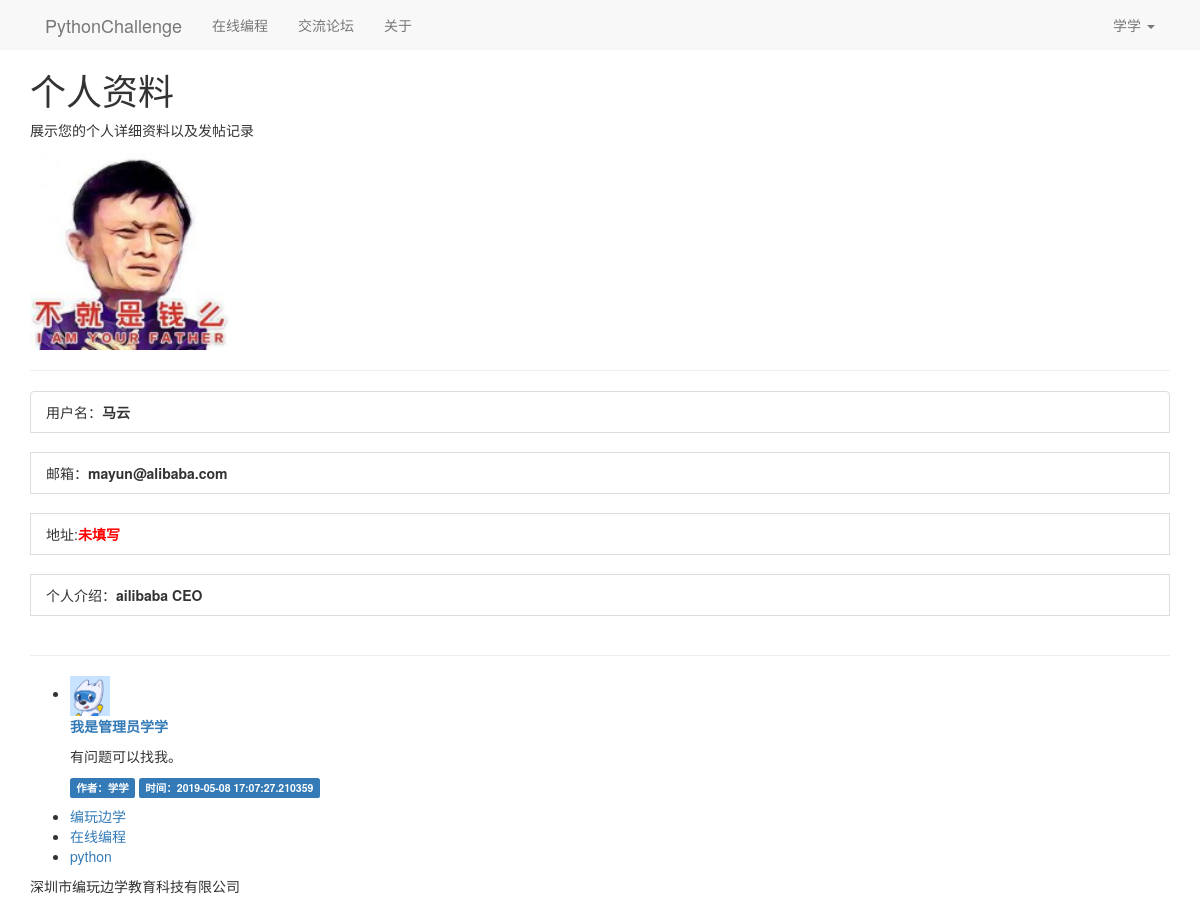
Screenshot of /user_detail/2 (signed in) with the database file from the repository.
### main.py (models this page shows)
class User(db.Model):
    __tablename__ = 'users'
    id = db.Column(db.Integer, primary_key=True)
    username = db.Column(db.String(16), nullable=False, unique=True)
    password = db.Column(db.String(100), nullable=False)
    email = db.Column(db.String(64), nullable=True)
    address = db.Column(db.String(50), nullable=True)
    info = db.Column(db.String(100), nullable=True)
    stage = db.Column(db.Integer, default='0')
    real_avatar = db.Column(db.String(100), default='/static/avatar/code.png')

class Post(db.Model):
    __tablename__ = 'posts'
    id = db.Column(db.Integer, primary_key=True, autoincrement=True)
    title = db.Column(db.String(100), nullable=False)
    content = db.Column(db.Text, nullable=False)
    create_time = db.Column(db.DateTime, default=datetime.now)
    author_id = db.Column(db.Integer, db.ForeignKey('users.id'))
    author = db.relationship('User', backref=db.backref('posts'))

### main.py (the view)
@app.route('/user_detail/<user_id>')
def user_detail(user_id):
    user = User.query.filter(User.id == user_id).first()
    posts = Post.query.filter(User.id == user_id).all()
    count = len(posts)
    return render_template(
        'user_detail.html',
        user=user,
        posts=posts,
        count=count)

### main.py (called while the page is built)
@app.context_processor
def my_context_processor():
    user_id = session.get('user_id')
    if user_id:
        user = User.query.filter(User.id == user_id).first()
        if user:
            return {'um': user}
    return {}

### templates/user_detail.html (shortened to what this page needs)
{% extends "base.html" %}
{% block content %}
    <div class="bs-docs-header" id="content" tabindex="-1">
      <div class="container">
        <h1>个人资料</h1>
        <p>展示您的个人详细资料以及发帖记录</p>
      </div>
    </div>
    <div class="container">
        {% if um.real_avatar %}
            <img style="width:200px;height:200px;" class="img-rounded profile-thumbnail" src="{{ user.real_avatar }}">
        {% else %}
            <img class="img-rounded profile-thumbnail" src="{{ url_for('static',filename='code200.png') }}">
        {% endif %}
        <hr>
        <ul class="list-group">
            {% if user.username %}
                <li class="list-group-item">用户名：<b>{{ user.username }}</b></li>
                <br>
                {% if user.email %}
                    <li class="list-group-item">邮箱：<b>{{ user.email }}</b></li>
                {% else %}
                    <li class="list-group-item">邮箱:<b style="color:red;">未填写</b></li>
                {% endif %}
                <br>
                {% if user.address %}
                    <li class="list-group-item"> 地址：
                        <b>
                            <a href="http://map.baidu.com/?newmap=1&ie=utf-8&s=s%26wd%3D{{ user.address }}"
                               target="_blank">{{ user.address }}</a>
                        </b></li>
                {% else %}
                    <li class="list-group-item">地址:<b style="color:red;">未填写</b></li>
                {% endif %}
                <br>
                {% if user.info %}
                    <li class="list-group-item">个人介绍：<b>{{ user.info }}</b></li>
                {% else %}
                    <li class="list-group-item">个人介绍:<b style="color:red;">未填写</b></li>
                {% endif %}
            {% endif %}
            <p><br>
            </p>
        </ul>
        <hr>
        <ul class="posts">
            {% for post in posts %}
                {% if um.id == post.id %}
                    <li class="post">
                        <div class="post-thumbnail">
                            <img style="width:40px;height:40px;" src="{{ um.real_avatar }}"
                                 alt=""
                                 class="avatar">
                        </div>
                        <div class="post-content">
                            <div class="post-body">
                                <p style="color:blue">
                                    <b>
                                        <a href="{{ url_for('detail',post_id=post.id) }}">{{ post.title }}</a>
                                    </b>
                                </p>
                                <p><span>{{ post.content }}</span></p>
                            </div>
                        </div>
                        <div class="post-footer">
                            <span class="label label-primary">作者：{{ post.author.username }}</span>
                            <span class="label label-primary">时间：{{ post.create_time }}</span>
                        </div>
                    </li>
                {% endif %}
            {% endfor %}
        </ul>
    </div>
{% endblock %}

### templates/base.html (shortened to what this page needs)
<!DOCTYPE html>
<html lang="zh-CN">
<head>
    <link href="https://cdn.jsdelivr.net/npm/bootstrap@3.3.7/dist/css/bootstrap.min.css" rel="stylesheet">
    <link href="https://v3.bootcss.com//assets/css/docs.min.css" rel="stylesheet">
</head>
<body>
<nav class="nav navbar-default">
    <div class="container">
        <div class="navbar-header">
            <a class="navbar-brand" href="{{ url_for('index') }}">PythonChallenge</a>
        </div>
        <div class="collapse navbar-collapse" id="bs-example-navbar-collapse-1">
            <ul class="nav navbar-nav">
                <li ><a href="https://study.codepku.com/python/create_first"  target="_blank">在线编程</a>
                </li>
                {% if um %}
                    <li><a href="{{ url_for("forum_index") }}">交流论坛</a></li>
                {% else %}
                    <li><a href="{{ url_for("login") }}">交流论坛</a></li>
                {% endif %}
                <li ><a href="#">关于</a>
            </ul>
            <ul class="nav navbar-nav navbar-right">
                {% if um %}
                    <li class="dropdown">
                        <a href="#" class="dropdown-toggle" data-toggle="dropdown" role="button"
                           aria-haspopup="true" aria-expanded="false">{{ um.username }} <span class="caret"></span></a>
                    </li>
                {% else %}
                    <li><a href="{{ url_for('login') }}">登录</a></li>
                    <li><a href="{{ url_for('register') }}">注册</a></li>
                {% endif %}
            </ul>
        </div>
    </div>
</nav>
{% block content -%}
{%- endblock content %}
<footer class="bs-docs-footer">
  <div class="container">
    <ul class="bs-docs-footer-links">
      <li><a href="https://www.codepku.com">编玩边学</a></li>
      <li><a href="https://study.codepku.com/python/create_first">在线编程</a></li>
      <li><a href="http://www.python.org">python</a></li>
    </ul>
    <p>深圳市编玩边学教育科技有限公司</p>
  </div>
</footer>
</body>
</html>

### rows the page displays
User: username "学学"
User: real_avatar (picture), username "马云", email "mayun@alibaba.com", info "ailibaba CEO"
Post: real_avatar (picture), title "我是管理员学学", content "有问题可以找我。", author.username "学学", create_time "2019-05-08 17:07:27.210359"
